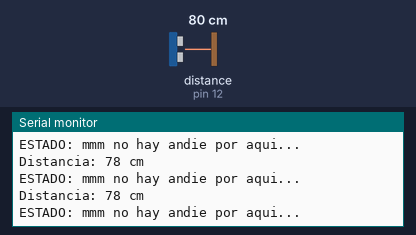
This sketch was run on a simulated Arduino Uno, built with avr-gcc and run on an emulated ATmega328P. On the bench: the last lines printed to the serial monitor. Wiring (inferred from the names in the program): ultrasonic range finder: trigger pin 13; echo pin 12. The test bench sets the inputs (shaded band); at power-on: distance to the obstacle (sensor on pin 12) 80 cm. The echo pulse lasts 58.3 µs per cm.

Above: at 1.3 s.
1.4 s: distance to the obstacle (sensor on pin 12) set to 33 cm
At 1.84 s:
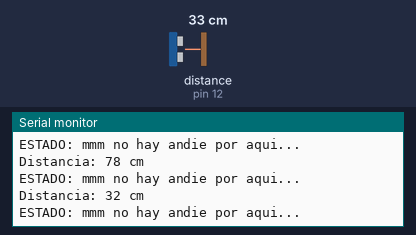
2.9 s: distance to the obstacle (sensor on pin 12) set to 28 cm
At 3.35 s:
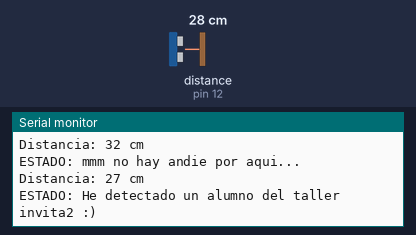
Timing chart, 0 to 5.9 s (numbered marks = the images above; inputs shaded):
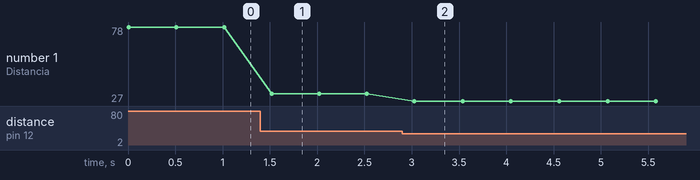

Measured:
- the behaviour switches between 31 and 30 cm on distance to the obstacle (sensor on pin 12) (found by bisection; images 1 and 2)
- after the input at 1.4 s, the serial monitor: prints a new line after 0.12 s (image 1)
- after the input at 2.9 s, the serial monitor: prints a new line after 0.13 s (image 2)
- plotted number 1: 78 → 32 after the input at 1.4 s, 32 → 27 after the input at 2.9 s

The sketch:

Sentir_La_Distancia.ino
```cpp
// Ejercicio 2.3: El Sensor de Distancia (Ultrasonido)
const int pinTrig = 13;
const int pinEcho = 12;
int umbralCercania = 30; // Distancia en centímetros a la que quieres que funcione el sensor

void setup() {
  Serial.begin(9600);
  pinMode(pinTrig, OUTPUT);
  pinMode(pinEcho, INPUT);
}

void loop() {
  // Lógica para disparar el sonido y medir el rebote
  digitalWrite(pinTrig, LOW);
  delayMicroseconds(2);
  digitalWrite(pinTrig, HIGH);
  delayMicroseconds(10);
  digitalWrite(pinTrig, LOW);

  long duracion = pulseIn(pinEcho, HIGH);
  int distancia = duracion * 0.034 / 2; // Conversión a cm

  Serial.print("Distancia: ");
  Serial.print(distancia);
  Serial.println(" cm");

  if (distancia < umbralCercania) {
    Serial.println("ESTADO: He detectado un alumno del taller invita2 :) ");
  } else {
    Serial.println("ESTADO: mmm no hay andie por aqui...");
  }
  delay(500);
}
```
